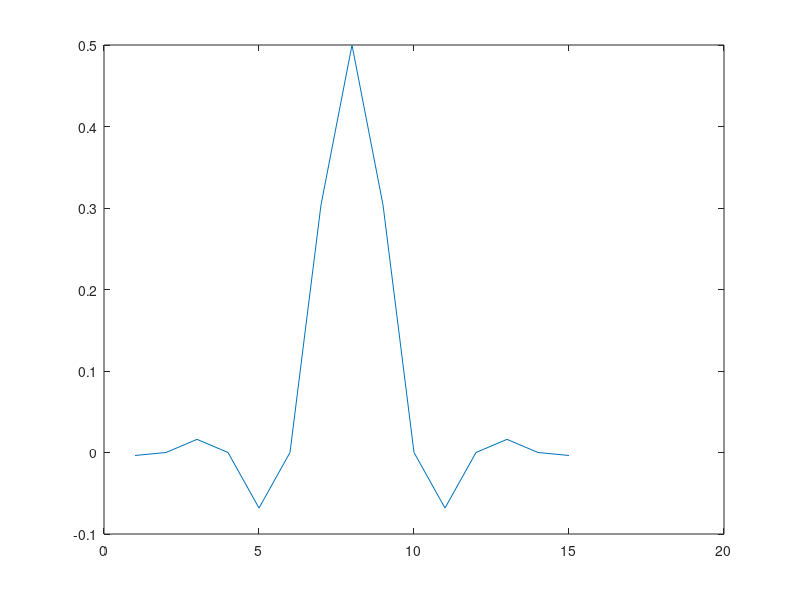

MATLAB code to generate this figure:
clear; clc

omega_c = pi / 2 ;

alpha = 7 ;

N = 15 ;

for n = 1 : N 
    
    h(n) = sin(omega_c * ((n  - 1) - alpha)) / (pi * ((n - 1) - alpha)) ;
    
    w(n) = 0.54 - 0.46 * cos(2 * pi * (n - 1) / 14);
    
end

h(8) = omega_c / pi ;

hw = h.* w ;

plot(abs(fft(h)));

plot(hw);
